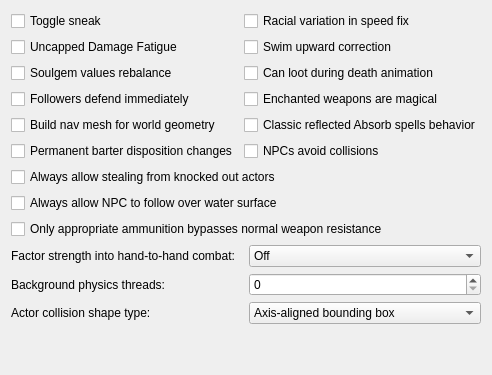
     <widget class="QWidget" name="GameMechanics">
      <attribute name="title">
       <string>Game Mechanics</string>
      </attribute>
      <layout class="QVBoxLayout">
       <item>
        <layout class="QGridLayout" name="gridLayout_3">
         <item row="3" column="1">
          <widget class="QCheckBox" name="enchantedWeaponsMagicalCheckBox">
           <property name="toolTip">
            <string>&lt;html&gt;&lt;head/&gt;&lt;body&gt;&lt;p&gt;Make enchanted weaponry without Magical flag bypass normal weapons resistance, like in Morrowind.&lt;/p&gt;&lt;/body&gt;&lt;/html&gt;</string>
           </property>
           <property name="text">
            <string>Enchanted weapons are magical</string>
           </property>
          </widget>
         </item>
         <item row="1" column="1">
          <widget class="QCheckBox" name="swimUpwardCorrectionCheckBox">
           <property name="toolTip">
            <string>&lt;html&gt;&lt;head/&gt;&lt;body&gt;&lt;p&gt;Makes player swim a bit upward from the line of sight. Applies only in third person mode. Intended to make simpler swimming without diving.&lt;/p&gt;&lt;/body&gt;&lt;/html&gt;</string>
           </property>
           <property name="text">
            <string>Swim upward correction</string>
           </property>
          </widget>
         </item>
         <item row="5" column="1">
          <widget class="QCheckBox" name="avoidCollisionsCheckBox">
           <property name="toolTip">
            <string>&lt;html&gt;&lt;head/&gt;&lt;body&gt;&lt;p&gt;If enabled NPCs apply evasion maneuver to avoid collisions with others.&lt;/p&gt;&lt;/body&gt;&lt;/html&gt;</string>
           </property>
           <property name="text">
            <string>NPCs avoid collisions</string>
           </property>
          </widget>
         </item>
         <item row="4" column="0">
          <widget class="QCheckBox" name="enableNavigatorCheckBox">
           <property name="toolTip">
            <string>&lt;html&gt;&lt;head/&gt;&lt;body&gt;&lt;p&gt;Enable navigator. When enabled background threads are started to build nav mesh for world geometry. Pathfinding system uses nav mesh to build paths. When disabled only pathgrid is used to build paths. Single-core CPU systems may have big performance impact on exiting interior location and moving across exterior world. May slightly affect performance on multi-core CPU systems. Multi-core CPU systems may have different latency for nav mesh update depending on other settings and system performance. Moving across external world, entering/exiting location produce nav mesh update. NPC and creatures may not be able to find path before nav mesh is built around them. Try to disable this if you want to have old fashioned AI which doesn’t know where to go when you stand behind that stone and casting a firebolt.&lt;/p&gt;&lt;/body&gt;&lt;/html&gt;</string>
           </property>
           <property name="text">
            <string>Build nav mesh for world geometry</string>
           </property>
          </widget>
         </item>
         <item row="0" column="0">
          <widget class="QCheckBox" name="toggleSneakCheckBox">
           <property name="toolTip">
            <string>&lt;html&gt;&lt;head/&gt;&lt;body&gt;&lt;p&gt;This setting causes the behavior of the sneak key (bound to Ctrl by default) to toggle sneaking on and off rather than requiring the key to be held down while sneaking. Players that spend significant time sneaking may find the character easier to control with this option enabled. &lt;/p&gt;&lt;/body&gt;&lt;/html&gt;</string>
           </property>
           <property name="text">
            <string>Toggle sneak</string>
           </property>
          </widget>
         </item>
         <item row="5" column="0">
          <widget class="QCheckBox" name="permanentBarterDispositionChangeCheckBox">
           <property name="toolTip">
            <string>&lt;html&gt;&lt;head/&gt;&lt;body&gt;&lt;p&gt;Make disposition change of merchants caused by trading permanent.&lt;/p&gt;&lt;/body&gt;&lt;/html&gt;</string>
           </property>
           <property name="text">
            <string>Permanent barter disposition changes</string>
           </property>
          </widget>
         </item>
         <item row="0" column="1">
          <widget class="QCheckBox" name="normaliseRaceSpeedCheckBox">
           <property name="toolTip">
            <string>&lt;html&gt;&lt;head/&gt;&lt;body&gt;&lt;p&gt;Don't use race weight in NPC movement speed calculations.&lt;/p&gt;&lt;/body&gt;&lt;/html&gt;</string>
           </property>
           <property name="text">
            <string>Racial variation in speed fix</string>
           </property>
          </widget>
         </item>
         <item row="1" column="0">
          <widget class="QCheckBox" name="uncappedDamageFatigueCheckBox">
           <property name="toolTip">
            <string>&lt;html&gt;&lt;head/&gt;&lt;body&gt;&lt;p&gt;Make Damage Fatigue magic effect uncapped like Drain Fatigue effect.&lt;/p&gt;&lt;p&gt;This means that unlike Morrowind you will be able to knock down actors using this effect.&lt;/p&gt;&lt;/body&gt;&lt;/html&gt;</string>
           </property>
           <property name="text">
            <string>Uncapped Damage Fatigue</string>
           </property>
          </widget>
         </item>
         <item row="2" column="1">
          <widget class="QCheckBox" name="canLootDuringDeathAnimationCheckBox">
           <property name="toolTip">
            <string>&lt;html&gt;&lt;head/&gt;&lt;body&gt;&lt;p&gt;If this setting is true, the player is allowed to loot actors (e.g. summoned creatures) during death animation, if they are not in combat. In this case we have to increment death counter and run disposed actor's script instantly.&lt;/p&gt;&lt;p&gt;If this setting is false, player has to wait until end of death animation in all cases. Makes using of summoned creatures exploit (looting summoned Dremoras and Golden Saints for expensive weapons) a lot harder. Conflicts with mannequin mods, which use SkipAnim to prevent end of death animation.&lt;/p&gt;&lt;/body&gt;&lt;/html&gt;</string>
           </property>
           <property name="text">
            <string>Can loot during death animation</string>
           </property>
          </widget>
         </item>
         <item row="2" column="0">
          <widget class="QCheckBox" name="rebalanceSoulGemValuesCheckBox">
           <property name="toolTip">
            <string>&lt;html&gt;&lt;head/&gt;&lt;body&gt;&lt;p&gt;Make the value of filled soul gems dependent only on soul magnitude.&lt;/p&gt;&lt;/body&gt;&lt;/html&gt;</string>
           </property>
           <property name="text">
            <string>Soulgem values rebalance</string>
           </property>
          </widget>
         </item>
         <item row="3" column="0">
          <widget class="QCheckBox" name="followersAttackOnSightCheckBox">
           <property name="toolTip">
            <string>&lt;html&gt;&lt;head/&gt;&lt;body&gt;&lt;p&gt;Make player followers and escorters start combat with enemies who have started combat with them or the player. Otherwise they wait for the enemies or the player to do an attack first.&lt;/p&gt;&lt;/body&gt;&lt;/html&gt;</string>
           </property>
           <property name="text">
            <string>Followers defend immediately</string>
           </property>
          </widget>
         </item>
         <item row="4" column="1">
          <widget class="QCheckBox" name="classicReflectedAbsorbSpellsCheckBox">
           <property name="toolTip">
            <string>&lt;html&gt;&lt;head/&gt;&lt;body&gt;&lt;p&gt;Effects of reflected Absorb spells are not mirrored -- like in Morrowind.&lt;/p&gt;&lt;/body&gt;&lt;/html&gt;</string>
           </property>
           <property name="text">
            <string>Classic reflected Absorb spells behavior</string>
           </property>
          </widget>
         </item>
        </layout>
       </item>
       <item>
        <widget class="QCheckBox" name="stealingFromKnockedOutCheckBox">
         <property name="toolTip">
          <string>&lt;html&gt;&lt;head/&gt;&lt;body&gt;&lt;p&gt;Make stealing items from NPCs that were knocked down possible during combat.&lt;/p&gt;&lt;/body&gt;&lt;/html&gt;</string>
         </property>
         <property name="text">
          <string>Always allow stealing from knocked out actors</string>
         </property>
        </widget>
       </item>
       <item>
        <widget class="QCheckBox" name="allowNPCToFollowOverWaterSurfaceCheckBox">
         <property name="toolTip">
          <string>Give NPC an ability to swim over the water surface when they follow other actor independently from their ability to swim. Has effect only when nav mesh building is enabled.</string>
         </property>
         <property name="text">
          <string>Always allow NPC to follow over water surface</string>
         </property>
        </widget>
       </item>
       <item>
        <widget class="QCheckBox" name="requireAppropriateAmmunitionCheckBox">
         <property name="toolTip">
          <string>&lt;html&gt;&lt;head/&gt;&lt;body&gt;&lt;p&gt;Allow non-standard ammunition solely to bypass normal weapon resistance or weakness.&lt;/p&gt;&lt;/body&gt;&lt;/html&gt;</string>
         </property>
         <property name="text">
          <string>Only appropriate ammunition bypasses normal weapon resistance</string>
         </property>
        </widget>
       </item>
       <item>
        <layout class="QGridLayout" name="gridLayoutGameMechanics2">
         <item row="0" column="0">
          <widget class="QLabel" name="unarmedFactorsStrengthLabel">
           <property name="text">
            <string>Factor strength into hand-to-hand combat:</string>
           </property>
          </widget>
         </item>
         <item row="0" column="1">
          <widget class="QComboBox" name="unarmedFactorsStrengthComboBox">
           <property name="currentIndex">
            <number>0</number>
           </property>
           <item>
            <property name="text">
             <string>Off</string>
            </property>
           </item>
           <item>
            <property name="text">
             <string>Affect werewolves</string>
            </property>
           </item>
           <item>
            <property name="text">
             <string>Do not affect werewolves</string>
            </property>
           </item>
          </widget>
         </item>
         <item row="1" column="0">
          <widget class="QLabel" name="physicsThreadsLabel">
           <property name="toolTip">
            <string>&lt;html&gt;&lt;head/&gt;&lt;body&gt;&lt;p&gt;How many threads will be spawned to compute physics update in the background. A value of 0 means that the update will be performed in the main thread.&lt;/p&gt;&lt;p&gt;A value greater than 1 requires the Bullet library be compiled with multithreading support.&lt;/p&gt;&lt;/body&gt;&lt;/html&gt;</string>
           </property>
           <property name="text">
            <string>Background physics threads:</string>
           </property>
          </widget>
         </item>
         <item row="1" column="1">
          <widget class="QSpinBox" name="physicsThreadsSpinBox"/>
         </item>
         <item row="2" column="0">
          <widget class="QLabel" name="labelActorCollisionShapeType">
           <property name="text">
            <string>Actor collision shape type:</string>
           </property>
          </widget>
         </item>
         <item row="2" column="1">
          <widget class="QComboBox" name="actorCollisonShapeTypeComboBox">
           <property name="toolTip">
            <string>Collision is used for both physics simulation and navigation mesh generation for pathfinding. Cylinder gives the best consistency bewtween available navigation paths and ability to move by them. Changing this value affects navigation mesh generation therefore navigation mesh disk cache generated for one value will not be useful with another.</string>
           </property>
           <property name="currentText">
            <string>Axis-aligned bounding box</string>
           </property>
           <item>
            <property name="text">
             <string>Axis-aligned bounding box</string>
            </property>
           </item>
           <item>
            <property name="text">
             <string>Rotating box</string>
            </property>
           </item>
           <item>
            <property name="text">
             <string>Cylinder</string>
            </property>
           </item>
          </widget>
         </item>
        </layout>
       </item>
       <item>
        <spacer name="verticalSpacerGameMechanics">
         <property name="orientation">
          <enum>Qt::Vertical</enum>
         </property>
         <property name="sizeHint" stdset="0">
          <size>
           <width>20</width>
           <height>40</height>
          </size>
         </property>
        </spacer>
       </item>
      </layout>
     </widget>
